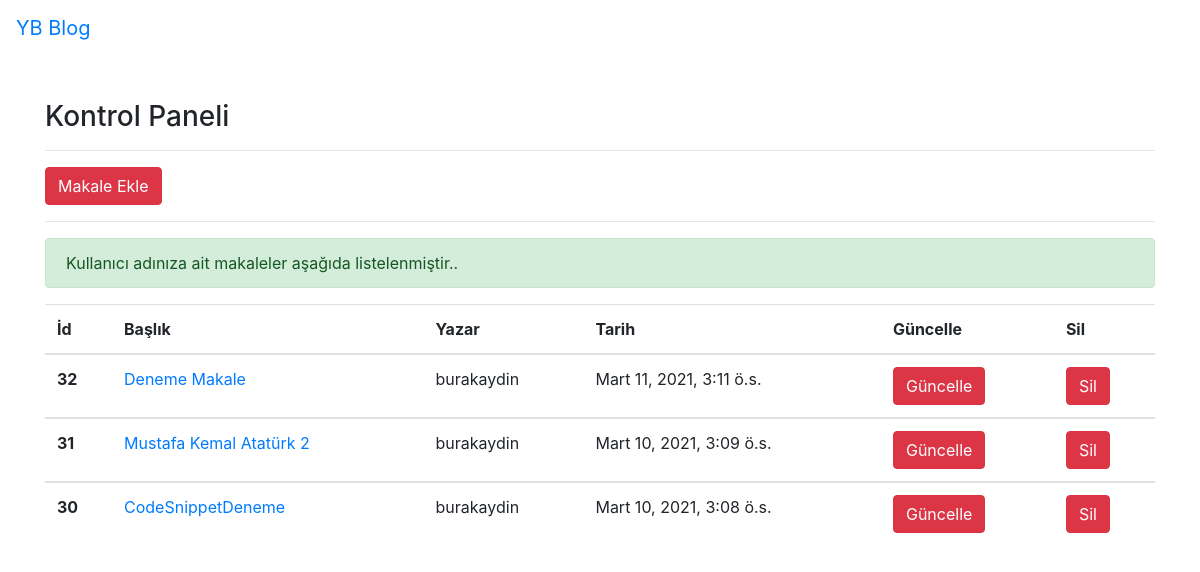
Screenshot of /articles/dashboard/ (signed in) with the database file from the repository.
### article/models.py (models this page shows, shortened)
class Article(models.Model):
    author = models.ForeignKey("auth.User",on_delete=models.CASCADE,verbose_name="Yazar") #'verbose_name="***"' ile isimlendiriyoruz. auth.User ile tabloda kullanıcıyı bulduk ve kullanıcı silindiği zaman kullanıcıya ait herşey siliniyor.
    title = models.CharField(max_length=50,verbose_name="Başlık") # Başlığımızı belirledik ve 50 karakterden fazla olamıyor.
    content = RichTextField(verbose_name="İçerik") # İçerik alanımızı yaptık.
    created_date = models.DateTimeField(auto_now_add=True,verbose_name="Oluşturulma Tarihi") # İçeriğin üretildiği zamanı alıyoruz. 'auto_now_add=True' ile otomatik olarak eklenmesini sağlıyoruz.
    article_image = models.FileField(blank = True , null = True , verbose_name="Resim ekleyin.")
    class Meta:
        ordering = ['-created_date']

### article/views.py (the view)
# urls.py: path('dashboard/',views.dashboard,name="dashboard"),
def dashboard(request):
    articles = Article.objects.filter(author = request.user)
    context = {
        "articles":articles
    }
    return render(request,"dashboard.html",context)

### templates/dashboard.html
{% extends "layout.html" %}
{% block body %}
  <h3>Kontrol Paneli</h3>
  <hr>
  <a class="btn btn-danger" href="/articles/addarticle">Makale Ekle</a>
  <hr>
  {% if articles %}
  <div class="alert alert-success">Kullanıcı adınıza ait makaleler aşağıda listelenmiştir..</div>
      <table class="table">
        <thead>
          <tr>
            <th scope="col">İd</th>
            <th scope="col">Başlık</th>
            <th scope="col">Yazar</th>
            <th scope="col">Tarih</th>
            <th scope="col">Güncelle</th>
            <th scope="col">Sil</th>
          </tr>
        </thead>
        {% for article in articles %}
        <tbody>
          <tr>
            <th scope="row">{{article.id}}</th>
            <td><a href="{% url 'article:detail' article.id %}">{{article.title}}</a></td>
            <td>{{article.author}}</td>
            <td>{{article.created_date}}</td>
            <td><a class="btn btn-danger"href="{% url 'article:update' article.id %}">Güncelle</a></td>
            <td><a class="btn btn-danger"href="{% url 'article:delete' article.id %}">Sil</a></td>
          </tr>
          {% endfor %}
        </tbody>
      </table>
  {% else %}
    <div class="alert alert-danger">Size ait makale bulunmuyor.</div>
  {% endif %}
{% endblock body %}

### rows the page displays
Article: id "32", title "Deneme Makale", author "burakaydin", created_date "Mart 11, 2021, 3:11 ö.s."
Article: id "31", title "Mustafa Kemal Atatürk 2", author "burakaydin", created_date "Mart 10, 2021, 3:09 ö.s."
Article: id "30", title "CodeSnippetDeneme", author "burakaydin", created_date "Mart 10, 2021, 3:08 ö.s."
